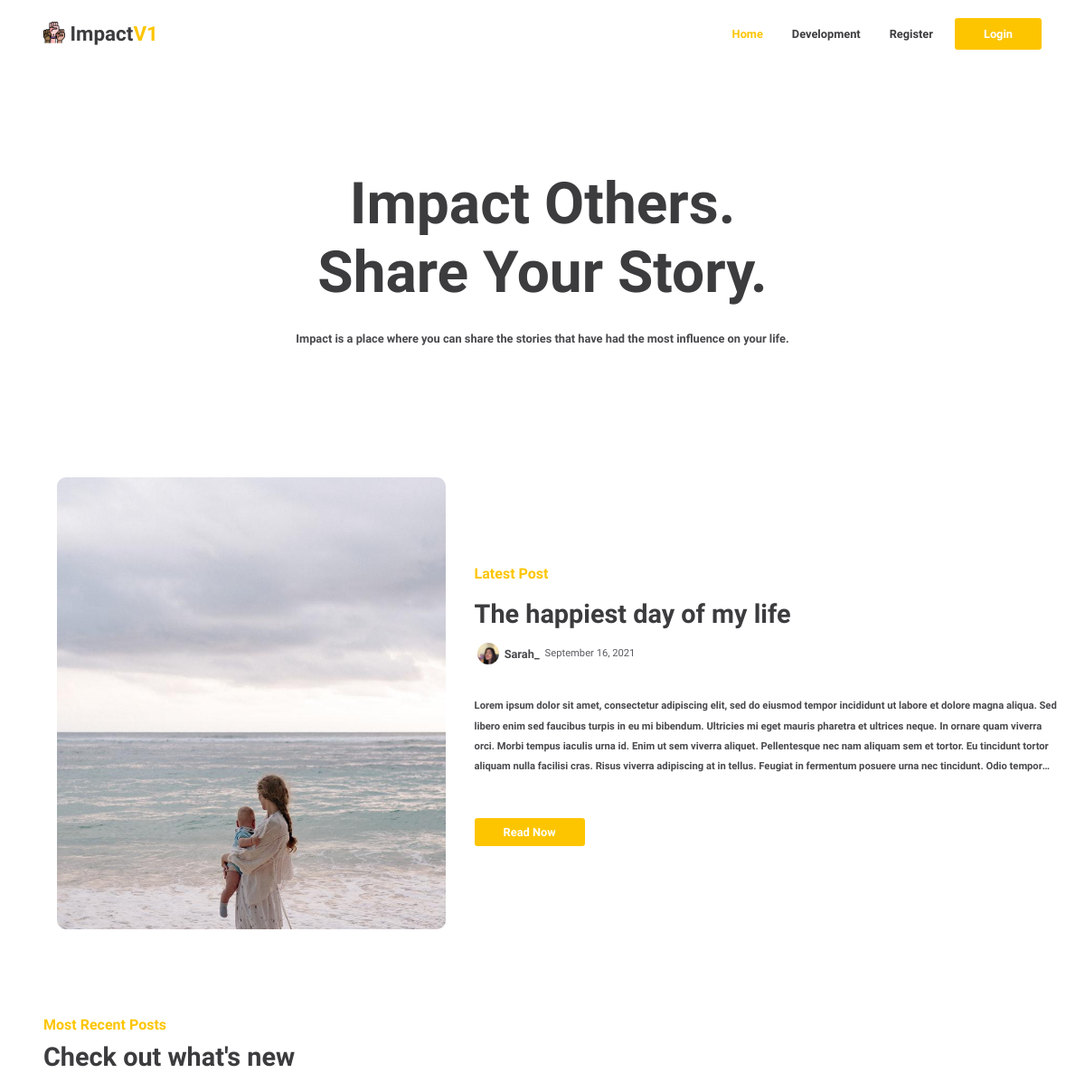
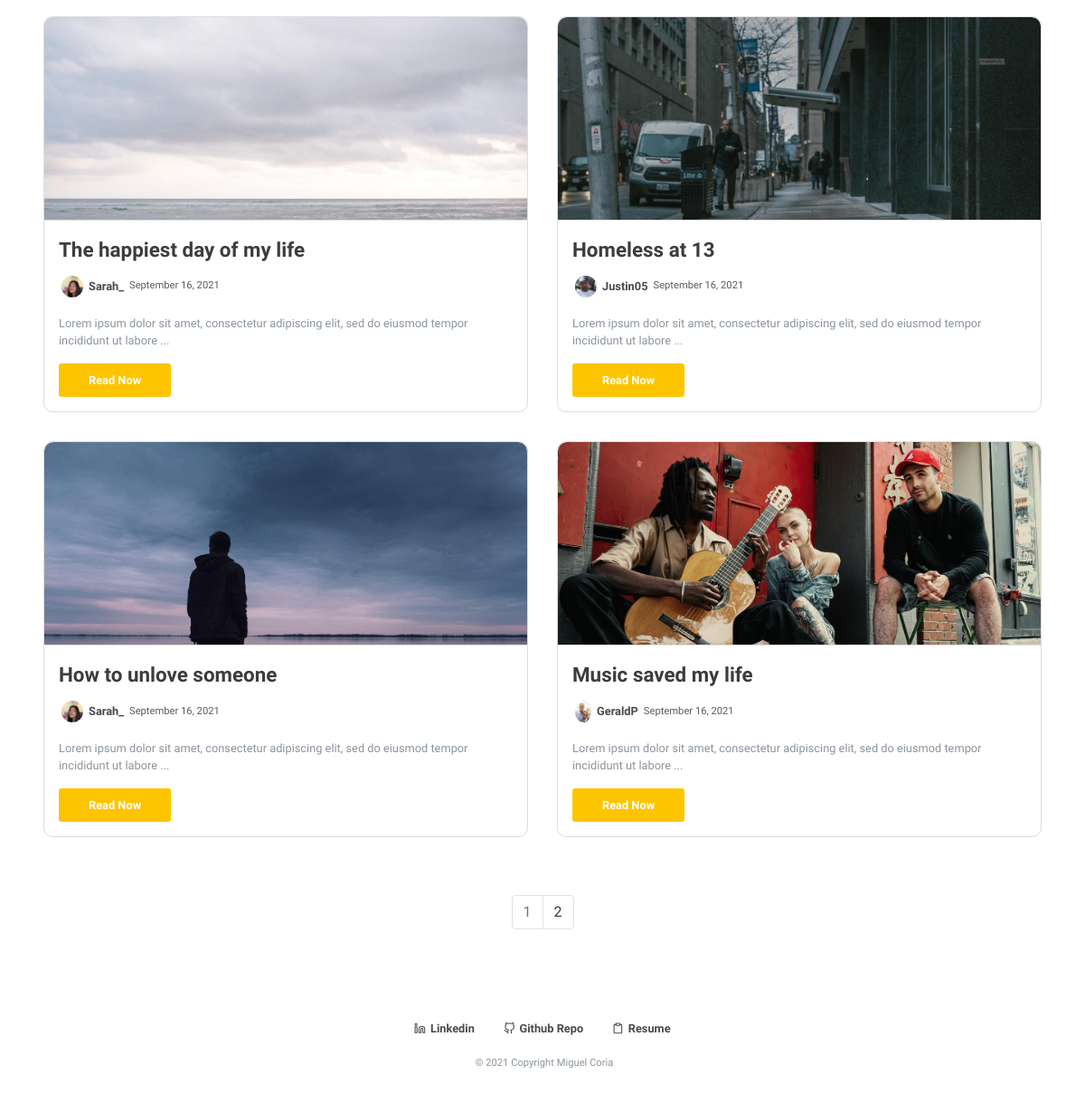
The page / on the database its author committed (2 pictures, top to bottom).
### impact/models.py (models this page shows, shortened)
class Post(db.Model):
    users = db.relationship(User)
    id = db.Column(db.Integer, primary_key=True)
    post_image = db.Column(db.String(64), nullable=False, default='default_thumb.png')
    user_id = db.Column(db.Integer, db.ForeignKey('users.id'), nullable=False)
    date = db.Column(db.DateTime, nullable=False, default=datetime.utcnow)
    title = db.Column(db.String(140), nullable=False)
    text = db.Column(db.Text, nullable=False)

class User(db.Model,UserMixin):
    __tablename__ = 'users'
    id = db.Column(db.Integer, primary_key=True)
    profile_image = db.Column(db.String(64), nullable=False, default='default_profile.png')
    email = db.Column(db.String(64), unique=True, index=True)
    username = db.Column(db.String(64), unique=True, index=True)
    password_hash = db.Column(db.String(128))
    posts = db.relationship("Post", backref="author", lazy=True)

### impact/core/views.py (the view)
@core.route('/')
def index():
    page = request.args.get('page', 1, type=int)
    blog_posts = Post.query.order_by(Post.date.desc()).paginate(page=page,per_page=4)
    latest_post = Post.query.order_by(Post.date.desc()).first()
    return render_template('index.html', blog_posts=blog_posts, latest_post=latest_post)

### impact/templates/index.html (shortened to what this page needs)
{% extends "base.html" %}
{% block content%}
<div class="home-header">
  <h1 class="home-header-title" data-aos="fade-in"
  data-aos-duration="500">Impact Others. <br> Share Your Story.</h1>
  <span class="home-header-subtitle" data-aos="fade-in"
  data-aos-duration="1000">Impact is a place where you can share the stories that have had the most influence on your life.</span>
</div>
<div class="home-grid">
  <div class="latest-post-left">
    <div class="latest-post-image-div">
      <img src="{{url_for('static', filename='post_pics/'+latest_post.post_image)}}" alt="" class="latest-post-image">
    </div>
  </div>
  <div class="latest-post-right">
    <div>
      <h6 class="latest-post-subtitle">Latest Post</h6>
      <h1><a class="latest-post-title" href="{{ url_for('blog_post.blog_post', blog_post_id=latest_post.id) }}">{{latest_post.title}}</a></h1>
      <div class="post-details-div" data-aos="fade-in" data-aos-duration="700">
      <img
        src="{{url_for('static', filename='profile_pics/'+ latest_post.author.profile_image)}}"
        alt=""
        class="author-profile-image"
      />
      <a href="{{ url_for('users.user_posts', username=latest_post.author.username) }}" class="post-details-highlight latest-post-link latest-post-author">{{latest_post.author.username}}
      </a>
      <span class="post-details-highlight latest-post-date">
        {{ latest_post.date.strftime('%B %d, %Y') }}</span
      >
    </div>
    <div class="latest-post-text-div">
      <p class="latest-post-text">{{latest_post.text}}</p>
    </div>
    <a href="{{ url_for('blog_post.blog_post', blog_post_id=latest_post.id) }}" class="latest-post-button p-2">Read Now</a>
    </div>
    </div>
  </div>
</div>
<div class="container-fluid posts-div">
  <div>
    <h6 class="latest-post-subtitle">Most Recent Posts</h6>
      <h1 class="latest-post-title">Check out what's new</h1>
        <div class="posts-grid">
        {% for post in blog_posts.items %}
            <div class="post-card">
              <div class="post-card-image-div">
      <img src="{{url_for('static', filename='post_pics/'+post.post_image)}}" alt="" class="latest-post-image post-card-image img-fluid">
    </div>
              <div class="post-card-content">
                <div>
                  <a class="post-card-title" href="{{ url_for('blog_post.blog_post', blog_post_id=post.id) }}">{{ post.title }}</a>
                  <div class="post-details-div posts-card-details">
                    <img class="author-profile-image" align='center' src="{{url_for('static',filename='profile_pics/'+post.author.profile_image)}}" width="30">
                    <a href="{{ url_for('users.user_posts', username=post.author.username) }}" class="post-details-highlight latest-post-link latest-post-author">{{post.author.username}}</a>
                    <span class="post-details-highlight latest-post-date">{{ post.date.strftime('%B %d, %Y') }}</span>
                  </div>
                  <div class="post-card-text-div">
                    <p class="post-card-text">{{ post.text[:100] }}...</p>
                  </div>
                </div>
                <div>
                  <a href="{{ url_for('blog_post.blog_post', blog_post_id=post.id) }}" class="btn latest-post-button p-2">Read Now</a>
                </div>
              </div>
            </div>
            {% endfor %}
          </div>
    </div>
       <nav aria-label="Page navigation example" class="mt-2">
         <ul class="pagination justify-content-center">
           {% for page_num in blog_posts.iter_pages(left_edge=1, right_edge=1, left_current=1, right_current=2) %}
              {% if blog_posts.page == page_num %}
              <li class="page-item disabled">
                <a class="page-link" href="{{ url_for('core.index', page=page_num) }}">{{ page_num }}</a></li>
              {% else %}
                <li class="page-item"><a class="page-link text-dark" href="{{ url_for('core.index', page=page_num) }}">{{ page_num }}</a></li>
              {% endif %}
          {% endfor %}
        </nav>
</div>
{% endblock %}

### rows shown on the page
Post: post_image (picture), title "The happiest day of my life", date "September 16, 2021", text "Lorem ipsum dolor sit amet, consectetur adipiscing elit, sed do eiusmod tempor incididunt ut labore et dolore magna aliqua. Sed libero enim sed faucibus turpis in eu mi bibendum. Ultricies mi eget mauris pharetra et ultrices neque. In ornare quam viverra orci. Morbi tempus iaculis urna id. Enim ut sem viverra aliquet. Pellentesque nec nam aliquam sem et tortor. Eu tincidunt tortor aliquam nulla facilisi cras. Risus viverra adipiscing at in tellus. Feugiat in fermentum posuere urna nec tincidunt. Odio…", profile_image (picture), author.username "Sarah_", text "Lorem ipsum dolor sit amet, consectetur adipiscing elit, sed do eiusmod tempor incididunt ut labore"
User: profile_image (picture), author.username "Sarah_"
Post: post_image (picture), title "Homeless at 13", profile_image (picture), author.username "Justin05", date "September 16, 2021", text "Lorem ipsum dolor sit amet, consectetur adipiscing elit, sed do eiusmod tempor incididunt ut labore"
Post: post_image (picture), title "How to unlove someone", profile_image (picture), author.username "Sarah_", date "September 16, 2021", text "Lorem ipsum dolor sit amet, consectetur adipiscing elit, sed do eiusmod tempor incididunt ut labore"
Post: post_image (picture), title "Music saved my life", profile_image (picture), author.username "GeraldP", date "September 16, 2021", text "Lorem ipsum dolor sit amet, consectetur adipiscing elit, sed do eiusmod tempor incididunt ut labore"

### other values the page prints
{{ page_num }} "1"
{{ page_num }} "2"
